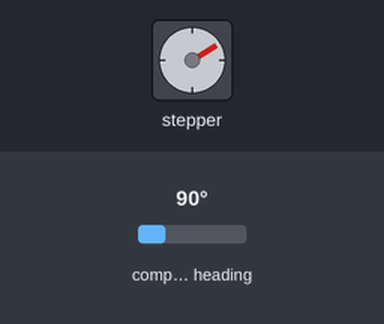
A sketch run on a simulated Arduino Zero (SAMD21). Parts: stepper motor. Wiring (inferred from the names in the program): stepper motor (2117 steps per turn assumed): coils D9, D10, D11, D12. The test bench sets the inputs (shaded band); at power-on: compass heading 90°. What the sketch prints to the serial monitor is not drawn.

Above: at 1.2 s.
1.3 s: compass heading set to 7°
At 3.45 s:
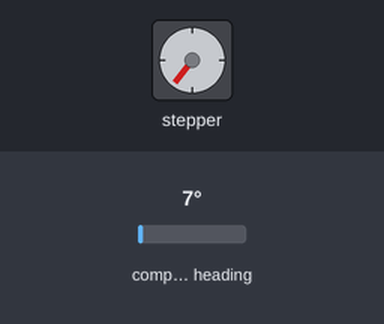
4.3 s: compass heading set to 180°
At 4.66 s:
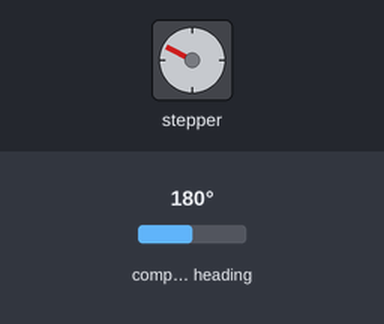
Timing chart, 0 to 13.3 s (numbered marks = the images above; inputs shaded):
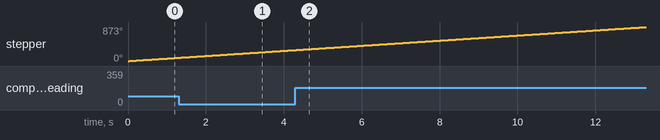

The sketch:

motorencoder.ino
```cpp
//Encoder outputs in serial
//Motor turns in one direction, when reaches upperlimit rotates in other direction, and when in reaches lower limit goes back to original direction, keeps repeating
#include <Wire.h>
#include <AS5600.h>
#ifdef ARDUINO_SAMD_VARIANT_COMPLIANCE
  #define SERIAL SerialUSB
  #define SYS_VOL   3.3
#else
  #define SERIAL Serial
  #define SYS_VOL   5
#endif

AMS_5600 ams5600;

#define STEPPER_PIN_1 9
#define STEPPER_PIN_2 10
#define STEPPER_PIN_3 11
#define STEPPER_PIN_4 12

int step_number = 0;
float pred_angle = 0;
float step_angle = 0.17;
float angle;
bool go = true;
bool dir = true;


void setup() {
  SERIAL.begin(115200);
  Wire.begin();
  pinMode(STEPPER_PIN_1, OUTPUT);
  pinMode(STEPPER_PIN_2, OUTPUT);
  pinMode(STEPPER_PIN_3, OUTPUT);
  pinMode(STEPPER_PIN_4, OUTPUT);
  SERIAL.println(">>>>>>>>>>>>>>>>>>>>>>>>>>> ");
  if (ams5600.detectMagnet() == 0) {
    while (1) {
      if (ams5600.detectMagnet() == 1) {
        SERIAL.print("Current Magnitude: ");
        SERIAL.println(ams5600.getMagnitude());
        break;
      } else {
        SERIAL.println("Can not detect magnet");
      }
      delay(1000);
    }
  }
}

void loop() {
  angle = convertRawAngleToDegrees(ams5600.getRawAngle());
  SERIAL.println("Actual: " + String(angle, DEC));
  if (angle > 359.0) {
    dir = false;
  }
  if (angle < 1.0) {
    dir = true;
  }
  Step(dir);
  delay(2);
}


float convertRawAngleToDegrees(word newAngle) {
  float retVal = newAngle * 0.087890625;
  return retVal;
}

void Step(bool dir) {
  if (go) {
    if (dir) {
      switch (step_number) {
        case 0:
          digitalWrite(STEPPER_PIN_1, HIGH);
          digitalWrite(STEPPER_PIN_2, LOW);
          digitalWrite(STEPPER_PIN_3, LOW);
          digitalWrite(STEPPER_PIN_4, LOW);
          break;
        case 1:
          digitalWrite(STEPPER_PIN_1, LOW);
          digitalWrite(STEPPER_PIN_2, HIGH);
          digitalWrite(STEPPER_PIN_3, LOW);
          digitalWrite(STEPPER_PIN_4, LOW);
          break;
        case 2:
          digitalWrite(STEPPER_PIN_1, LOW);
          digitalWrite(STEPPER_PIN_2, LOW);
          digitalWrite(STEPPER_PIN_3, HIGH);
          digitalWrite(STEPPER_PIN_4, LOW);
          break;
        case 3:
          digitalWrite(STEPPER_PIN_1, LOW);
          digitalWrite(STEPPER_PIN_2, LOW);
          digitalWrite(STEPPER_PIN_3, LOW);
          digitalWrite(STEPPER_PIN_4, HIGH);
          break;
      }
    } else {
      switch (step_number) {
        case 0:
          digitalWrite(STEPPER_PIN_1, LOW);
          digitalWrite(STEPPER_PIN_2, LOW);
          digitalWrite(STEPPER_PIN_3, LOW);
          digitalWrite(STEPPER_PIN_4, HIGH);
          break;
        case 1:
          digitalWrite(STEPPER_PIN_1, LOW);
          digitalWrite(STEPPER_PIN_2, LOW);
          digitalWrite(STEPPER_PIN_3, HIGH);
          digitalWrite(STEPPER_PIN_4, LOW);
          break;
        case 2:
          digitalWrite(STEPPER_PIN_1, LOW);
          digitalWrite(STEPPER_PIN_2, HIGH);
          digitalWrite(STEPPER_PIN_3, LOW);
          digitalWrite(STEPPER_PIN_4, LOW);
          break;
        case 3:
          digitalWrite(STEPPER_PIN_1, HIGH);
          digitalWrite(STEPPER_PIN_2, LOW);
          digitalWrite(STEPPER_PIN_3, LOW);
          digitalWrite(STEPPER_PIN_4, LOW);
      }
    }
  }
  step_number++;
  pred_angle = pred_angle + step_angle;
  if (step_number > 3) {
    step_number = 0;
  }
  if (pred_angle > 360) {
    pred_angle = 0;
  }
  SERIAL.println("Predicted: " + String(pred_angle));
}
```
